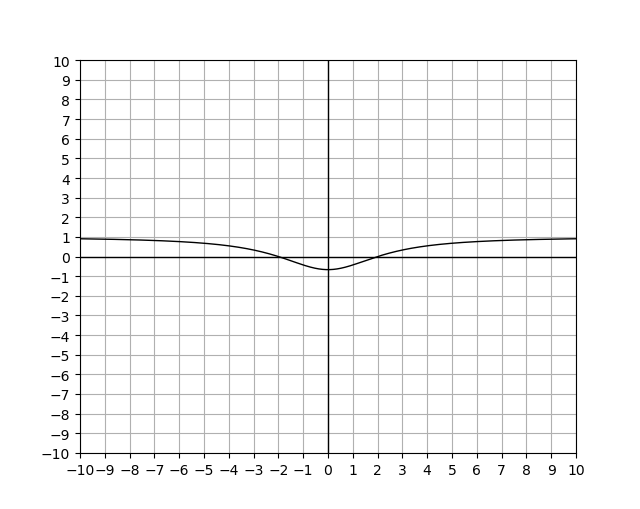

Source code (Python):
import matplotlib.pyplot as plt
import math
import matplotlib as mpl
import numpy as np
import sympy
from sympy.abc import x


x1 = np.arange(-10,10,0.01)   # start,stop,step
y1 = sympy.sympify(((x**2)-4)/((x**2)+6))
y1 = sympy.lambdify(x, y1, 'numpy')

plt.grid(True)
plt.axhline(y=0, lw=1, color='black')
plt.axvline(x=0, lw=1, color='black')
plt.xticks(np.arange(-100, 100, 1.0))
plt.yticks(np.arange(-100, 100, 1.0))


plt.plot(x1,y1(x1), color='black', linewidth=1)

plt.ylim(-10, 10)
plt.xlim(-10, 10)
# plt.plot(3, 9, marker='.', color='black')

plt.show()
